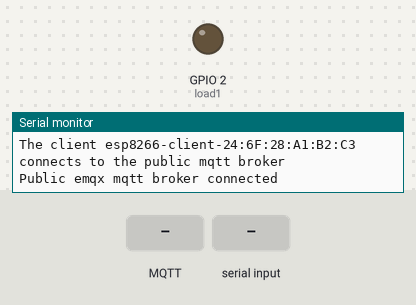
Simulated run of this sketch. Board: ESP8266 (NodeMCU). Parts: output pins drawn as LEDs (lit = HIGH), the last lines printed to the serial monitor. Inputs (shaded band) come from the test bench. WiFi joins after 1.5 s; servers stay silent unless stated; no MQTT or app messages arrive unless stated.

Above: at 2.8 s.
2.9 s: MQTT message "Temp2" arrives on the first subscribed topic
At 3.4 s:
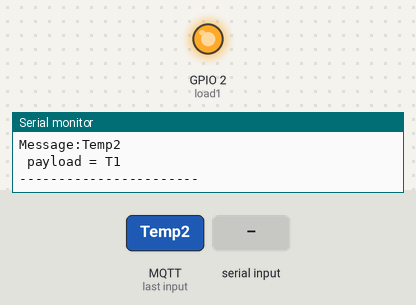
4.4 s: "Temp2\n" received over the second serial link
5.9 s: MQTT message "RSSI:" arrives on the first subscribed topic
7.4 s: "RSSI:\n" received over the second serial link
8.9 s: MQTT message "Temp1lora" arrives on the first subscribed topic
10.4 s: "Temp1lora\n" received over the second serial link
Timing chart, 0 to 12.9 s (numbered marks = the images above; inputs shaded):
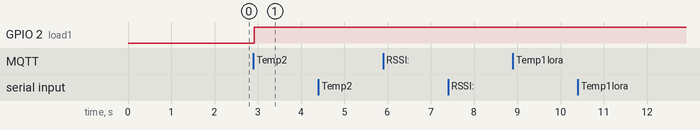

Measured:
- after the input at 2.9 s, GPIO 2 (load1): LOW → HIGH at once

The sketch:

eso8266_ble_temp.ino
```cpp
#include <ESP8266WiFi.h>
#include <PubSubClient.h>
#include <SoftwareSerial.h>
#include <math.h>
SoftwareSerial LoRaSerial(5, 4); // RX, TX
//SoftwareSerial LoRaSerial(13, 15); // RX, TX

int tmp;
String content="";
String contentlora="";
// WiFi
const char *ssid = "Vodafone-B0D74"; // Enter your WiFi name
const char *password = "nTkg6wyHksad5439";  // Enter WiFi password

// MQTT Broker
const char *mqtt_broker = "192.168.1.10";
const char *topic = "/home/esp8266/switch/command";
const char *temp1 = "/home/esp8266/temp1/value";
const char *temp2 = "/home/esp8266/temp2/value";
const char *rssivalue="/home/esp8266/lorarssi/value";
const char *location="/home/esp8266/room/value";

const char *mqtt_username = "openhabian";
const char *mqtt_password = "openhabian";
const int mqtt_port = 1883;

#define load1 2
#define input1 4
#define input2 0
int last_pub_time=0;

WiFiClient espClient;
PubSubClient client(espClient);

void setup() {
  pinMode(load1, OUTPUT);
  pinMode(input1, INPUT_PULLUP);
  // Set software serial baud to 115200;
  Serial.begin(9600);
  while(!Serial){}       // Loop until USB is ready
  // connecting to a WiFi network
  WiFi.begin(ssid, password);
  while (WiFi.status() != WL_CONNECTED) {
      delay(500);
      Serial.println("Connecting to WiFi..");
  }
  Serial.println("Connected to the WiFi network");
  //connecting to a mqtt broker
  client.setServer(mqtt_broker, mqtt_port);
  client.setCallback(callback);
  while (!client.connected()) {
      String client_id = "esp8266-client-";
      client_id += String(WiFi.macAddress());
      Serial.printf("The client %s connects to the public mqtt broker\n", client_id.c_str());
      if (client.connect(client_id.c_str(), mqtt_username, mqtt_password)) {
          Serial.println("Public emqx mqtt broker connected");
      } else {
          Serial.print("failed with state ");
          Serial.print(client.state());
          delay(2000);
      }
  }
  // publish and subscribe
  //client.publish(topic2,temperatureptr );
  client.subscribe(topic);


  //mySerial.begin(9600);
  //mySerial.println("hello world");
  LoRaSerial.begin(9600);


}

void callback(char *topic, byte *payload, unsigned int length) {
  Serial.print("Message arrived in topic: ");
  Serial.println(topic);
  Serial.print("Message:");
  for (int i = 0; i < length; i++) {
      Serial.print((char) payload[i]);
  }

  if ((char)payload[0] == '1'){
    Serial.print("\n payload = ");
    Serial.print((char) payload[0]);
    digitalWrite(load1, LOW);
    Serial.print(digitalRead(load1));

  }
  else{
    Serial.print("\n payload = ");
    Serial.print((char) payload[0]);
    digitalWrite(load1, HIGH);
    Serial.print(digitalRead(load1));
  }


  Serial.println();
  Serial.println("-----------------------");
}

void loop() {
  /*
  *****************************************************************************
  //  if (!digitalRead(input2)) {
  //  if(!digitalRead(input1) && (millis()- last_pub_time > 3000)){
  //         Serial.print("last_pub_time");
  //         digitalWrite(load1, HIGH);

  //         last_pub_time=millis();
  //         client.publish("/home/esp8266/switch/state","0");
  // }
  // else if (digitalRead(input2)){
  //             digitalWrite(load1, LOW);
  //             client.publish("/home/esp8266/switch/state","1");


  //   }
  //  }
 ******************************************************************************
 */
  client.loop();
  if (LoRaSerial.available()) {
     //Serial.print(mySerial.read());        //Serial.println(data);
    content = LoRaSerial.readStringUntil('\n');
    Serial.println(content);
    //int RSIstring = LoRaSerial.parseInt();
    String RSIstring=content.substring(0,5);
    //if (millis()- last_pub_time < 10000){
    if (RSIstring =="RSSI:"){
        char valR[5];
        String content_temp= content.substring(6);

        sprintf(valR,"%d",atoi(content_temp.c_str()));
        client.publish(rssivalue,valR);
        Serial.print("publish the rssi = ");
        Serial.println(valR);
        last_pub_time=millis();

      }


        String Templora=content.substring(0,9);
    if (Templora == "Temp1lora"){
          String temp1_stringlora= content.substring(10);

         float numlora = temp1_stringlora.toFloat();
         if (numlora >0){
          char tempvallora[5];
          sprintf(tempvallora,"%f",numlora);
          client.publish(temp1,tempvallora);
          Serial.print("publish the temp1 = ");
          Serial.println(tempvallora);
          last_pub_time=millis();

      }
      }


    String IRstrlora=content.substring(0,6);

     if(IRstrlora == "IRlora"){
          String temp2_stringlora= content.substring(7);
         float num3 = temp2_stringlora.toFloat();
          Serial.print("num3 = ");
         Serial.println(num3);
         if (num3 >0){
         //*****
          char sensorvallora[10];
          sprintf(sensorvallora,"%f",num3);
          client.publish(temp2,sensorvallora);
          Serial.print("publish the topic IR = ");
          Serial.println(sensorvallora);
          last_pub_time=millis();

         }
      }

    String Temp=content.substring(0,5);

    if (Temp == "Temp1"){
          String temp1_string= content.substring(6);

         float num = temp1_string.toFloat();
          char tempval[5];
           if (num >0){

          sprintf(tempval,"%f",num);
          client.publish(temp1,tempval);
          Serial.print("publish the temp1 = ");
          Serial.println(tempval);
          client.publish(location,"THIS BOX IS IN ROOM 1");
          last_pub_time=millis();


      }
    }
    String IRstr=content.substring(0,2);

     if(IRstr == "IR"){
          String temp2_string= content.substring(3);
         float num2 = temp2_string.toFloat();
          Serial.print("num2 = ");
         Serial.println(num2);
         if (num2 > 0 ){
         //*****
          char sensorval[10];
          sprintf(sensorval,"%f",num2);
          client.publish(temp2,sensorval);
          Serial.print("publish the topic IR = ");
          Serial.println(sensorval);
          client.publish(location,"THE BOX IS IN ROOM 1");
           last_pub_time=millis();


      }
     }


    }

}


    /***************************************
    if (content.substring(0,5)=="Temp1"){
          Serial.println(content.substring(6));
          String temp1_string= content.substring(6);
          client.publish(temp1,temp1_string.c_str());

      }
      if (content.substring(0,5)=="Temp2"){
          Serial.println(content.substring(6));
          String temp2_string= content.substring(6);
          client.publish(temp2,temp2_string.c_str());

      }

  }


*************************/


  /*
  if (Serial.available()) {
     //Serial.print(mySerial.read());        //Serial.println(data);
    contentlora = Serial.read();

    Serial.println("contentlora is ");
    Serial.println(Serial.parseInt());
      //Serial.println(data);
//    String c=String(temp);
//    client.publish(topic2,c.c_str());

    //Serial.write(mySerial.read());
    //String data = mySerial.readStringUntil('\n');
    //Serial.println(data);
    /**********
    temperature = mySerial.read();
    Serial.println("temperature.toInt()");

    Serial.println(temperature.toInt());

    int b= temperature.toInt();

    String c=String(b);
    client.publish(topic2,c.c_str());
    ******/
/*
    }
    */
```
